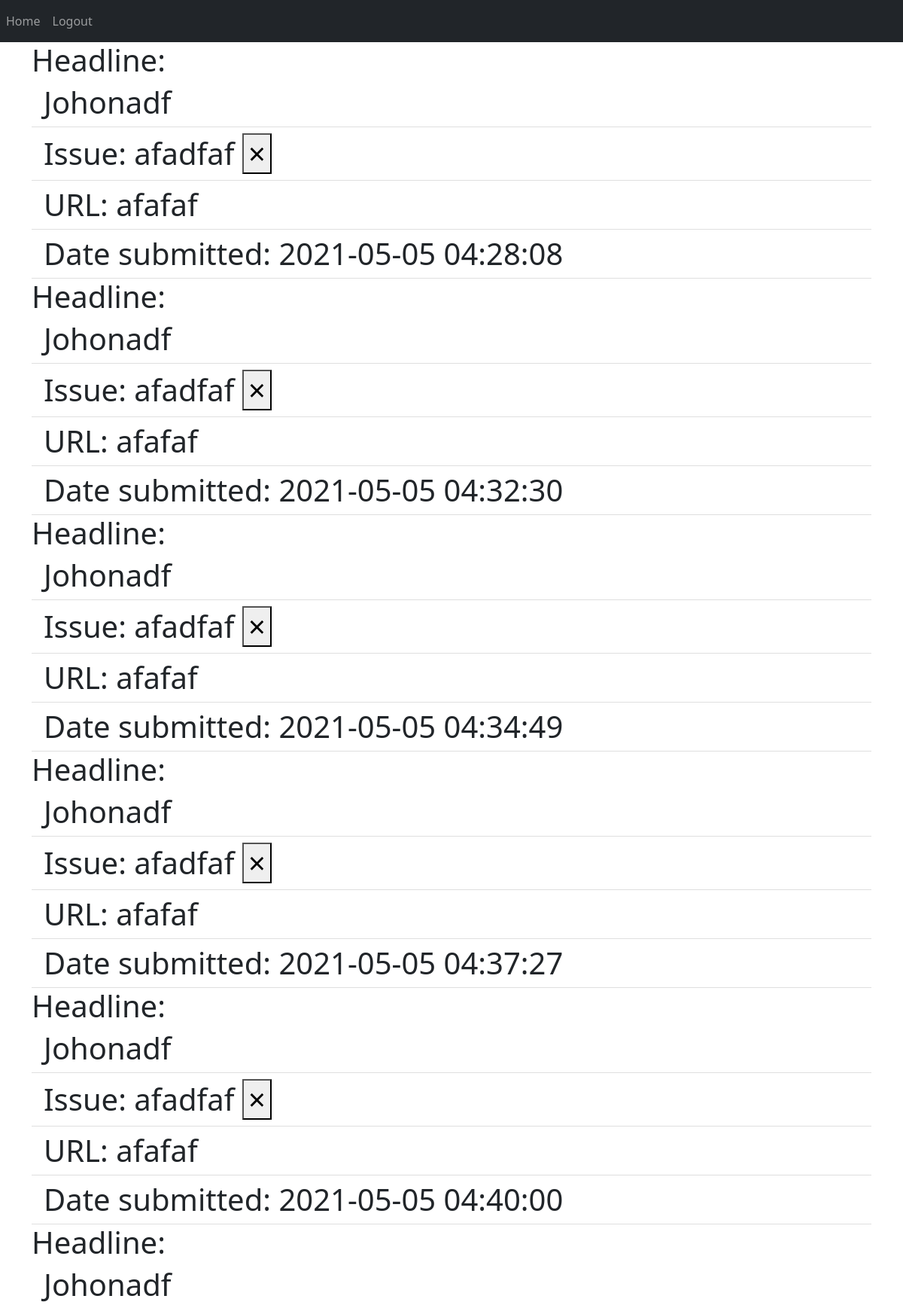
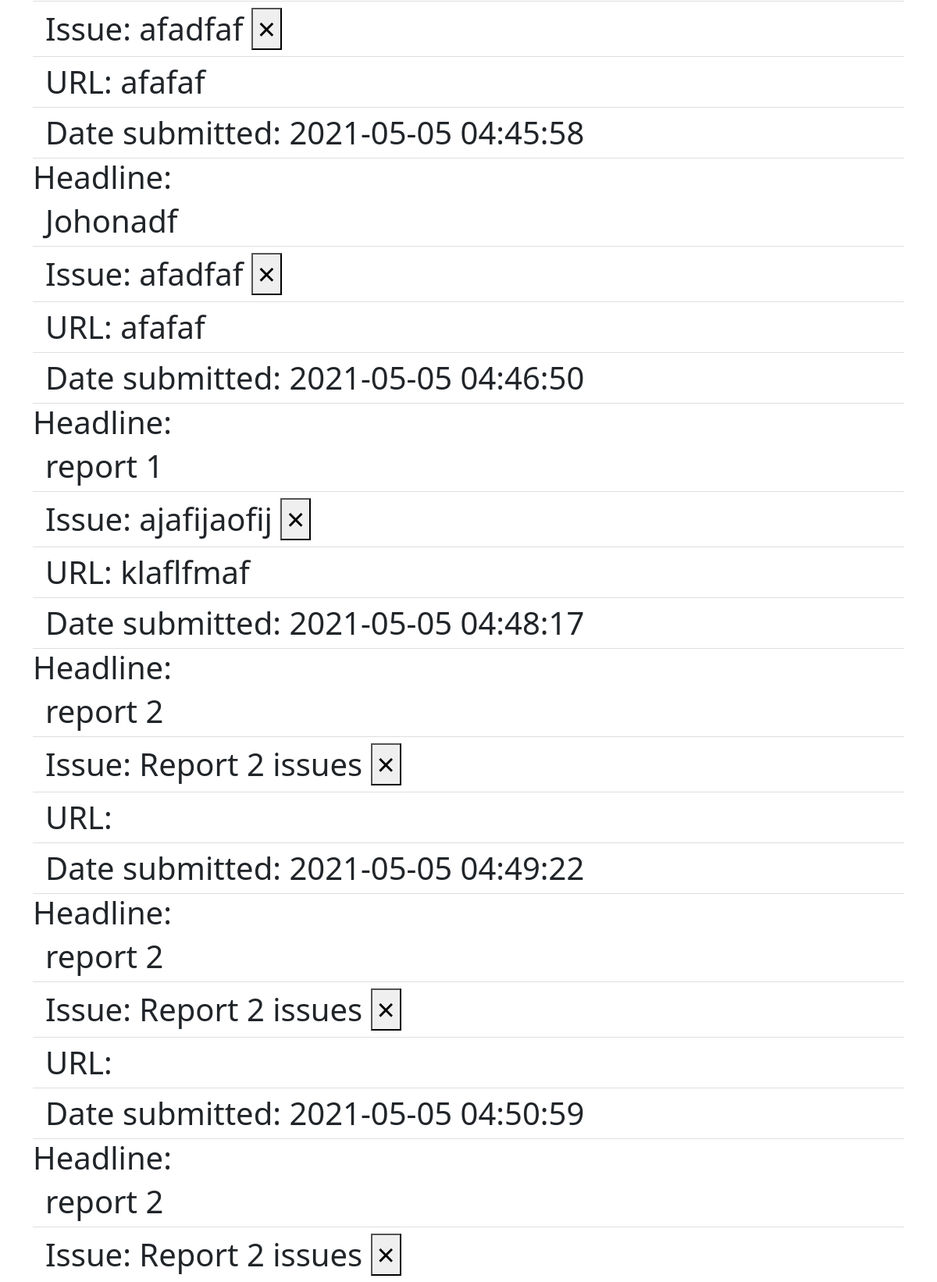
Screenshot of / (signed in, upper part) with the database file from the repository (2 pictures, top to bottom).
### website/models.py (models this page shows)
class Report(db.Model):
    id = db.Column(db.Integer, primary_key=True)
    title = db.Column(db.String(50))
    issue = db.Column(db.String(1000))
    url = db.Column(db.String(150))
    date = db.Column(db.DateTime(timezone=True), default=func.now())
    user_id = db.Column(db.Integer, db.ForeignKey('user.id'))

### website/views.py (the view, shortened to what this page needs)
@views.route('/', methods=['GET','POST'])
@login_required
def home():
    return render_template('home.html', user= current_user)

### website/__init__.py (called while the page is built)
def create_app():
    app = Flask(__name__)
    app.config['SECRET_KEY'] = 'secret key'
    app.config['SQLALCHEMY_DATABASE_URI'] = f'sqlite:///{DB_NAME}'
    db.init_app(app)
    from .views import views
    from .auth import auth
    app.register_blueprint(views, url_prefix='/')
    app.register_blueprint(auth, url_prefix='/')
    from .models import User, Report
    create_database(app)
    login_manager = LoginManager()
    login_manager.login_view = 'auth.login'
    login_manager.init_app(app)
    @login_manager.user_loader
    def load_user(id):
        return User.query.get(int(id))
    return app

### website/templates/home.html (shortened to what this page needs)
{% extends "base.html" %} {%block title%}New Title{%endblock%} {% block content %}
<h1 align='center>' Reports </h1>
<ul class='list-group list-group-flush' id='reports'>
{% for report in user.reports %}
Headline: <li class="list-group-item"> {{ report.title }} </li>
<li class="list-group-item"> Issue: {{ report.issue }}
<button type='button' class='close' onClick='deleteReport({{report.id}})'>
  <span aria-hidden='true'>&times;</span>
</button>
 </li>
<li class="list-group-item"> URL: {{ report.url }} </li>
<li class="list-group-item"> Date submitted: {{ report.date }}
</li>
{% endfor %}
</ul>
{% endblock %}

### website/templates/base.html (shortened to what this page needs)
<!DOCTYPE html>
  <html>
    <head>
      <link
        href="https://cdn.jsdelivr.net/npm/bootstrap@5.0.0-beta3/dist/css/bootstrap.min.css"
        rel="stylesheet"
      />
      <link
        rel="stylesheet"
        href="https://cdn.jsdelivr.net/npm/bootstrap-icons@1.4.1/font/bootstrap-icons.css"
      />
    </head>
    <body>
      <nav class="navbar navbar-expand-lg navbar-dark bg-dark">
        <div class="collapse navbar-collapse" id="navbar">
          <div class="navbar-nav">
          {% if user.is_authenticated %}
            <a class="nav-item nav-link" id="home" href="/">Home </a>
            <a class="nav-item nav-link" id="logout" href="/logout">Logout </a>
            {% else %}
            <a class="nav-item nav-link" id="login" href="/login">Login </a>
            <a class="nav-item nav-link" id="signUp" href="/sign_up"
              >Sign Up
            </a>
            {% endif %}
          </div>
        </div>
      </nav>
      <div class='container'>
        {% block content %}{% endblock %}
    </body></html
></DOCTYPE>

### rows the page displays
Report: title "Johonadf", issue "afadfaf", url "afafaf", date "2021-05-05 04:28:08"
Report: title "Johonadf", issue "afadfaf", url "afafaf", date "2021-05-05 04:32:30"
Report: title "Johonadf", issue "afadfaf", url "afafaf", date "2021-05-05 04:34:49"
Report: title "Johonadf", issue "afadfaf", url "afafaf", date "2021-05-05 04:37:27"
Report: title "Johonadf", issue "afadfaf", url "afafaf", date "2021-05-05 04:40:00"
Report: title "Johonadf", issue "afadfaf", url "afafaf", date "2021-05-05 04:45:58"
Report: title "Johonadf", issue "afadfaf", url "afafaf", date "2021-05-05 04:46:50"
Report: title "report 1", issue "ajafijaofij", url "klaflfmaf", date "2021-05-05 04:48:17"
Report: title "report 2", issue "Report 2 issues", date "2021-05-05 04:49:22"
Report: title "report 2", issue "Report 2 issues", date "2021-05-05 04:50:59"
Report: title "report 2", issue "Report 2 issues"
